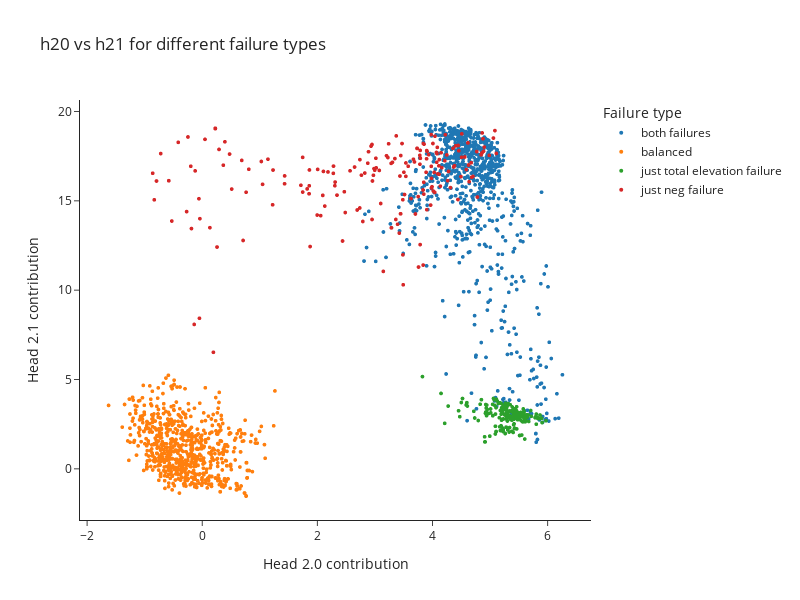

Notebook source saved alongside this figure:
### Code cell
if MAIN:
    negative_failure = t.tensor([get_negative_failure(strs) for strs in data.strs])
    total_elevation_failure = t.tensor([get_total_elevation_failure(strs) for strs in data.strs])
    h20_in_d_all = out_by_components[7,:,0,:].detach() @ unbalanced_dir
    h20_in_d_bal = h20_in_d_all[data.isbal]
    h20_in_d = h20_in_d_all - h20_in_d_bal.mean()
    h21_in_d_all = out_by_components[8,:,0,:].detach() @ unbalanced_dir
    h21_in_d_bal = h21_in_d_all[data.isbal]
    h21_in_d = h21_in_d_all - h21_in_d_bal.mean()

    failure_types = np.full(len(h20_in_d), "", dtype=np.dtype("U32"))
    failure_types_dict = {
        "both failures": negative_failure & total_elevation_failure,
        "just neg failure": negative_failure & ~total_elevation_failure,
        "just total elevation failure": ~negative_failure & total_elevation_failure,
        "balanced": ~negative_failure & ~total_elevation_failure
    }
    for name, mask in failure_types_dict.items():
        failure_types = np.where(mask, name, failure_types)
    failures_df = pd.DataFrame({
        "Head 2.0 contribution": h20_in_d,
        "Head 2.1 contribution": h21_in_d,
        "Failure type": failure_types
    })[data.starts_open.tolist()]
    fig = px.scatter(
        failures_df, 
        x="Head 2.0 contribution", y="Head 2.1 contribution", color="Failure type", 
        title="h20 vs h21 for different failure types", template="simple_white", height=600, width=800,
        category_orders={"color": failure_types_dict.keys()}
    ).update_traces(marker_size=4)
    fig.show()

### Figure 1 — Plotly figure (JSON) as saved in the notebook; plotly's stock layout.template omitted (floating-point values rounded to 4 significant figures; data arrays with more than 128 entries replaced by an {"elided": "..."} marker saying what was removed)
{"data": [{"hovertemplate": "Failure type=both failures<br>Head 2.0 contribution=%{x}<br>Head 2.1 contribution=%{y}<extra></extra>", "legendgroup": "both failures", "marker": {"color": "#1F77B4", "size": 4, "symbol": "circle"}, "mode": "markers", "name": "both failures", "showlegend": true, "type": "scattergl", "x": {"elided": "913 float values"}, "xaxis": "x", "y": {"elided": "913 float values"}, "yaxis": "y"}, {"hovertemplate": "Failure type=balanced<br>Head 2.0 contribution=%{x}<br>Head 2.1 contribution=%{y}<extra></extra>", "legendgroup": "balanced", "marker": {"color": "#FF7F0E", "size": 4, "symbol": "circle"}, "mode": "markers", "name": "balanced", "showlegend": true, "type": "scattergl", "x": {"elided": "2284 float values"}, "xaxis": "x", "y": {"elided": "2284 float values"}, "yaxis": "y"}, {"hovertemplate": "Failure type=just total elevation failure<br>Head 2.0 contribution=%{x}<br>Head 2.1 contribution=%{y}<extra></extra>", "legendgroup": "just total elevation failure", "marker": {"color": "#2CA02C", "size": 4, "symbol": "circle"}, "mode": "markers", "name": "just total elevation failure", "showlegend": true, "type": "scattergl", "x": {"elided": "195 float values"}, "xaxis": "x", "y": {"elided": "195 float values"}, "yaxis": "y"}, {"hovertemplate": "Failure type=just neg failure<br>Head 2.0 contribution=%{x}<br>Head 2.1 contribution=%{y}<extra></extra>", "legendgroup": "just neg failure", "marker": {"color": "#D62728", "size": 4, "symbol": "circle"}, "mode": "markers", "name": "just neg failure", "showlegend": true, "type": "scattergl", "x": {"elided": "212 float values"}, "xaxis": "x", "y": {"elided": "212 float values"}, "yaxis": "y"}], "layout": {"height": 600, "legend": {"title": {"text": "Failure type"}, "tracegroupgap": 0}, "title": {"text": "h20 vs h21 for different failure types"}, "width": 800, "xaxis": {"anchor": "y", "domain": [0, 1], "title": {"text": "Head 2.0 contribution"}}, "yaxis": {"anchor": "x", "domain": [0, 1], "title": {"text": "Head 2.1 contribution"}}}}
